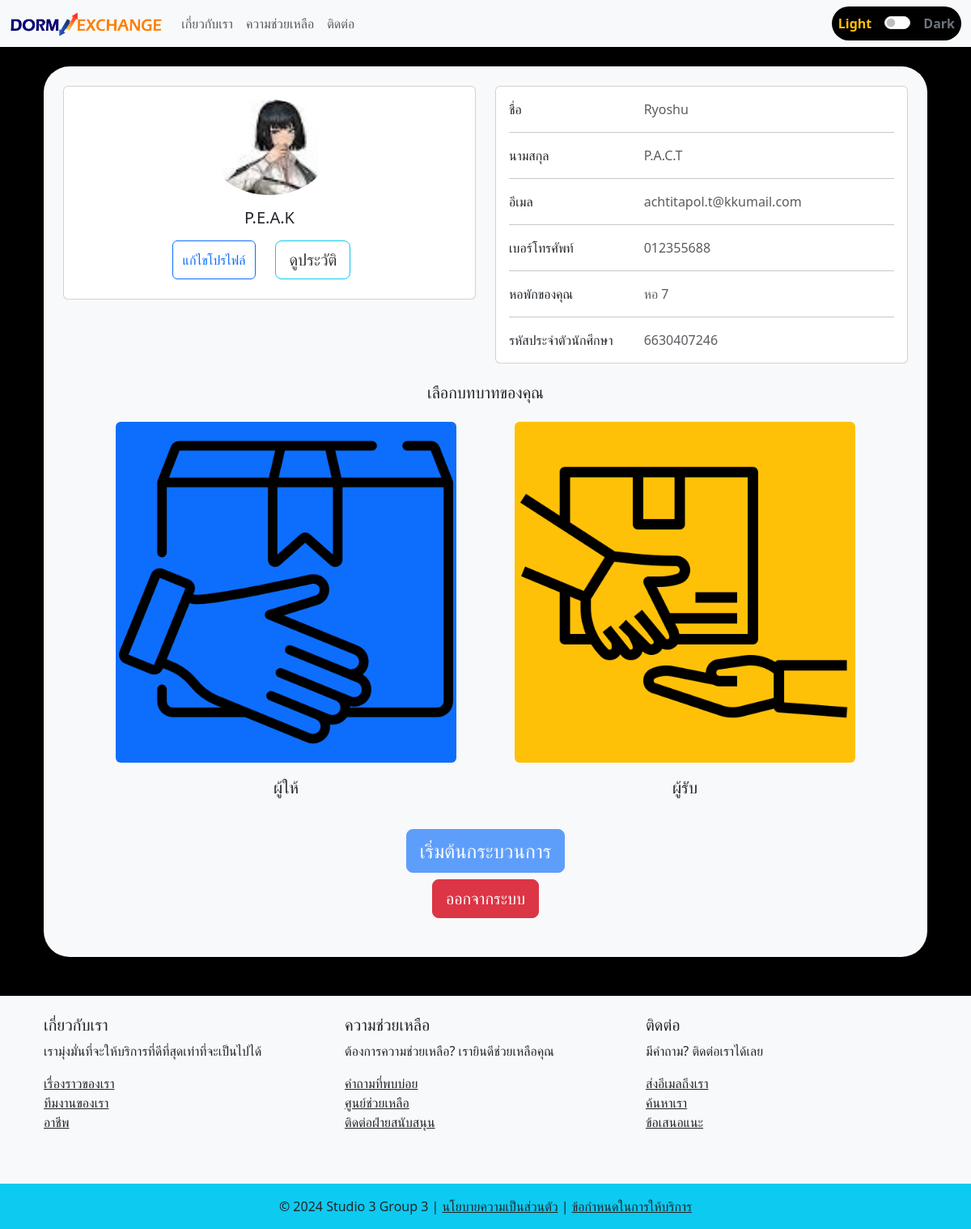
Before: /profile/9/ (signed in) with the older database file.
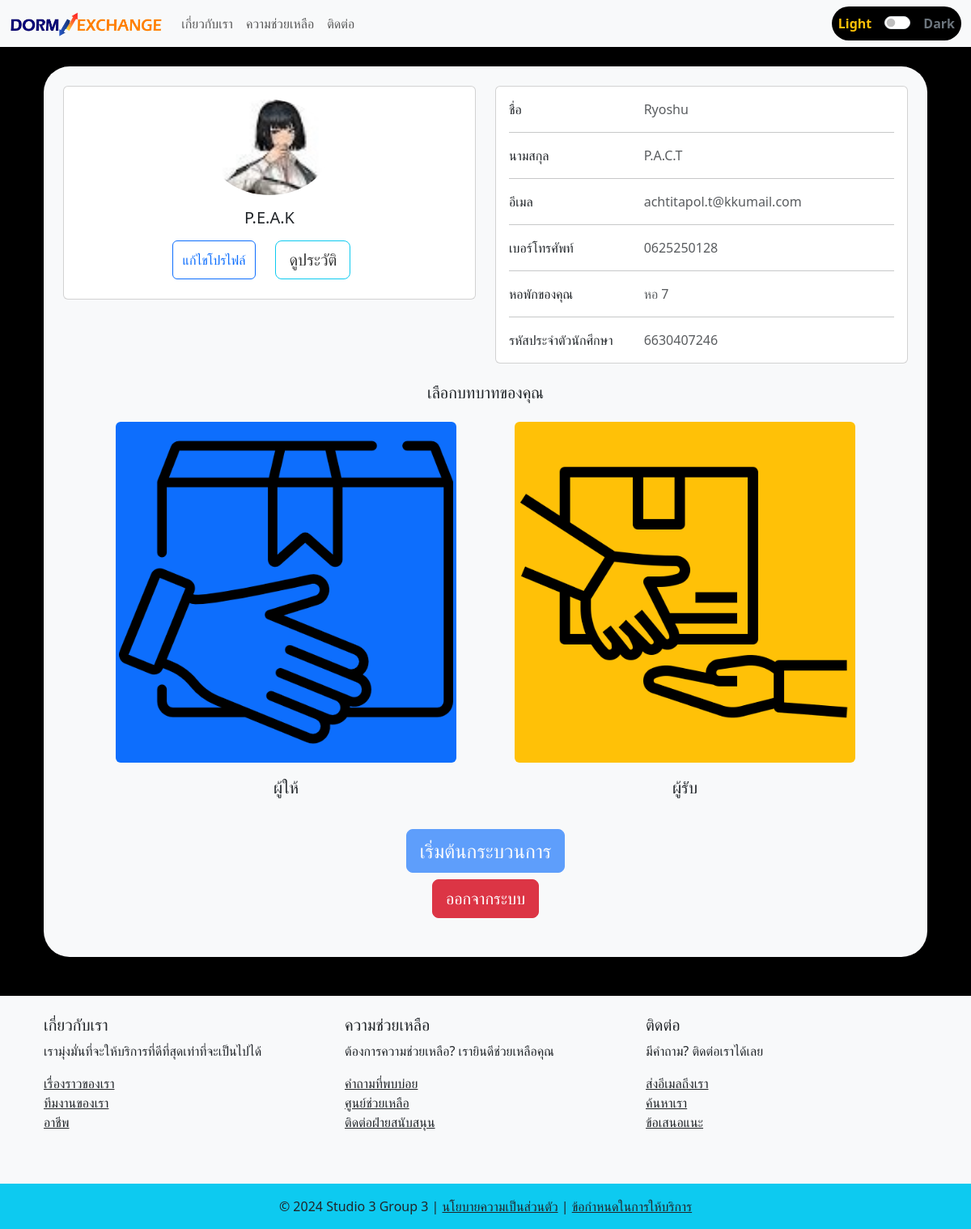
After: the same page with the newer database file.
### myapp/models.py (models this page shows)
class UserProfile(models.Model):
    user = models.OneToOneField(User, on_delete=models.CASCADE, related_name="profile")
    profile_picture = models.ImageField(
        upload_to="profile_pictures/", blank=True, null=True
    )
    dorm = models.CharField(max_length=100)
    phone_number = models.IntegerField()
    student_ID = models.IntegerField()
    def __str__(self):
        return self.user.username

### myapp/views.py (the view)
# urls.py: path('profile/<int:id>/', views.profile, name='profile'),
@login_required
def profile(request, id):
    user_profile = get_object_or_404(UserProfile, id=id)
    context = {
        'user': request.user,
        'user_profile': user_profile,
    }
    print(context)
    return render(request, 'myweb/profile.html', context)

### myapp/templates/myweb/profile.html (shortened to what the changed rows need)
{% extends 'myweb/base.html' %}
{% load static %}
{% block background_style %}
background-color: rgba(0, 0, 0);
{% endblock %}
{% block content %}
    <div class="container my-4">
        <div class="bg-light rounded-5 shadow-sm p-4" id ="profile_bg">
            <div class="row">
                <div class="col-lg-6">
                    <div class="card mb-4">
                        <div class="card-body text-center">
                            {% if user_profile.profile_picture %}
                                <img src="{{ user_profile.profile_picture.url }}" alt="Profile Picture" class="rounded-circle" style="width: 150px;">
                            {% else %}
                                <img src="{% static 'images/icon_accout.png' %}" alt="Default Profile Picture" class="rounded-circle" style="width: 150px;">
                            {% endif %}
                            <h5 class="my-3">{{ user_profile.user.username }}</h5>
                            <div class="d-flex justify-content-center mb-2">
                                {% if user.id == user_profile.user.id %}
                                    <button type="button" class="btn btn-outline-primary ms-1" data-bs-toggle="modal" data-bs-target="#editProfileModal">
                                    </button>
                                {% endif %}
                                <a class="btn btn-outline-info btn-lg mx-4" href="{% url 'post_history' user_profile.id %}">ดูประวัติ</a>
                            </div>
                        </div>
                    </div>
                </div>
                <div class="col-lg-6">
                    <div class="card mb-4">
                        <div class="card-body">
                            <div class="row">
                                <div class="col-sm-8">
                                    <p class="text-muted mb-0">{{ user_profile.user.first_name }}</p>
                                </div>
                            </div>
                            <div class="row">
                                <div class="col-sm-8">
                                    <p class="text-muted mb-0">{{ user_profile.user.last_name }}</p>
                                </div>
                            </div>
                            <div class="row">
                                <div class="col-sm-8">
                                    <p class="text-muted mb-0">{{ user_profile.user.email }}</p>
                                </div>
                            </div>
                            <div class="row">
                                <div class="col-sm-8">
                                    <p class="text-muted mb-0">0{{ user_profile.phone_number }}</p>
                                </div>
                            </div>
                            <div class="row">
                                <div class="col-sm-8">
                                    <p class="text-muted mb-0">{{ user_profile.dorm }}</p>
                                </div>
                            </div>
                            <div class="row">
                                <div class="col-sm-8">
                                    <p class="text-muted mb-0">{{ user_profile.student_ID }}</p>
                                </div>
                            </div>
                        </div>
                    </div>
                </div>
            </div>
    </div>
</div>
{% endblock %}

Changed rows visible on the page:
changed UserProfile "หอ 7": phone_number "12355688" → "625250128"
